Frame 1 (no input): blank canvas, image omitted
Frame 60 (no input): blank canvas, image omitted
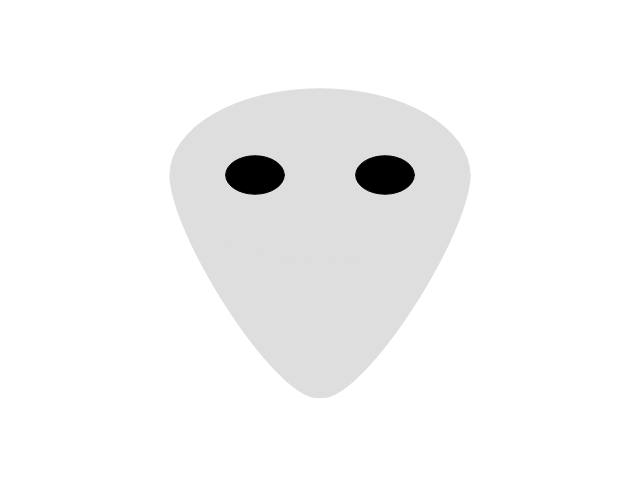
Frame 120 (the mouse pressed at the canvas centre since frame 60)

The p5.js sketch whose frames 1 and 60 were blank and that drew this single picture after the mouse press (run headless with seeded random() and noise() and a simulated clock; from frame 60 on, the mouse is pressed at the canvas centre):

// p5.js sketch
// ── sketch.js
function setup() {
  createCanvas(640, 480);
}

function draw() {
  if (mouseIsPressed) {
    //var colorArray = [(255,0,0),(0,255,0),(0,0,255)];
    //fill(random(colorArray));
    //stroke();
    clear();
	var bezY1A;
	var bezY1B;
	var bezY2A;
	var bezY2B;
	stroke(222);
	var headY = random(150, 300);
	fill(222);
   	bezier(320 - 150, 175, 320 - 150, 175 + headY/2, 320 + 75, 175 + 400, 320, 175 + headY/2);
   	bezier(320 + 150, 175, 320 + 150, 175 + headY/2, 320 - 75, 175 + 400, 320, 175 + headY/2);
	ellipse(320, 175, 300, headY);
	stroke(0);
	fill(0);
	var eyeX = random(35, 95);
	var eyeY = random(35, 95);
	ellipse(320 - 65, 175, eyeX, eyeY);
	ellipse(320 + 65, 175, eyeX, eyeY);
	/*stroke(0);
   	line(320 - 150, 175, 320 - 150, 175 + 150);
   	line(320, 175 + 150, 320 + 75, 175 + 300);
	stroke(222);
	fill(222);
   	bezier(320 - 150, 175, 320 - 150, 175 + 150, 320 + 75, 175 + 400, 320, 175 + 150);
   	bezier(320 + 150, 175, 320 + 150, 175 + 150, 320 - 75, 175 + 400, 320, 175 + 150);
	ellipse(320, 175, 300, 300);
	stroke(0);
	fill(0);
	ellipse(320 - 65, 175, 75, 75);
	ellipse(320 + 65, 175, 75, 75);*/
  } else {
  	//fill(0);
  }
  
}
